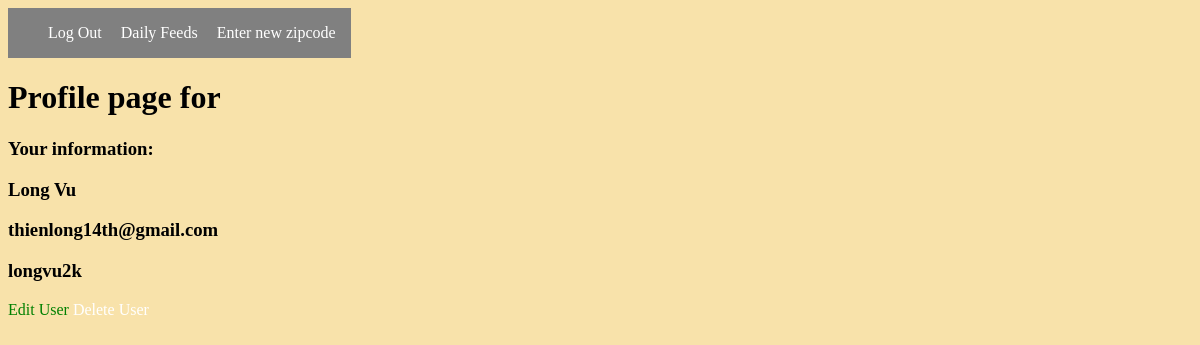
The app's page /profile/ (signed in) with its own data.
### rateApp/models.py (models this page shows, shortened)
class User(models.Model):
    firstName = models.CharField(max_length=45)
    lastName = models.CharField(max_length=45)
    email = models.EmailField(unique=True)
    username = models.CharField(max_length=45)
    password = models.CharField(max_length=45)
    created_at = models.DateTimeField(auto_now_add=True)
    updated_at = models.DateTimeField(auto_now=True)
    objects = UserManager()

### rateApp/views.py (the view)
# urls.py: path('profile/', views.profile)
def profile(request):
    if 'user_id' not in request.session:
        messages.error(request, 'You need to be logged in to view this page')
        return redirect('/login/')
    else:
        user = User.objects.get(id=request.session['user_id'])
        context = {
            'user': user,
        }
        return render(request, 'profile.html', context)

### rateApp/templates/profile.html (shortened to what this page needs)
<!DOCTYPE html>
<html lang="en">
<head>
    {% load static %}
    <link rel='stylesheet' href="{% static 'css/styles.css' %}">
</head>
<body>
    <header>
        <nav class="navbar">
        <ul>
            <li><a href="/logout">Log Out</a></li>
            <li><a href="/success/">Daily Feeds</a></li>
            <li><a href="/zipcode/">Enter new zipcode</a></li>
        </ul>
        </nav>
    </header>
    <div class='users'>
        <h1>Profile page for {{users.firstName}} {{users.lastName}}</h1>
        <h3>Your information:</h3>
        <section>
            <h3>{{user.firstName}} {{user.lastName}}</h3>
            <h3>{{user.email}}</h3>
            <h3>{{user.username}}</h3>
            <a href='/editUser/{{user.id}}' class="green">Edit User</a>
            <a href='/deleteUser/{{user.id}}'>Delete User</a>
        </section>
    </div>
</body>
</html>

### rateApp/static/css/styles.css (style rules this page uses)
body { background-color: rgb(248, 226, 170); display: flex; flex-direction: column; }
.navbar { background-color: gray; color: white; float: left; }
li { display: inline; margin-right: 15px; }
a { text-decoration: none; color: white; }
.green { color: green; }

### records on screen
User: firstName "Long", lastName "Vu", email "thienlong14th@gmail.com", username "longvu2k"
